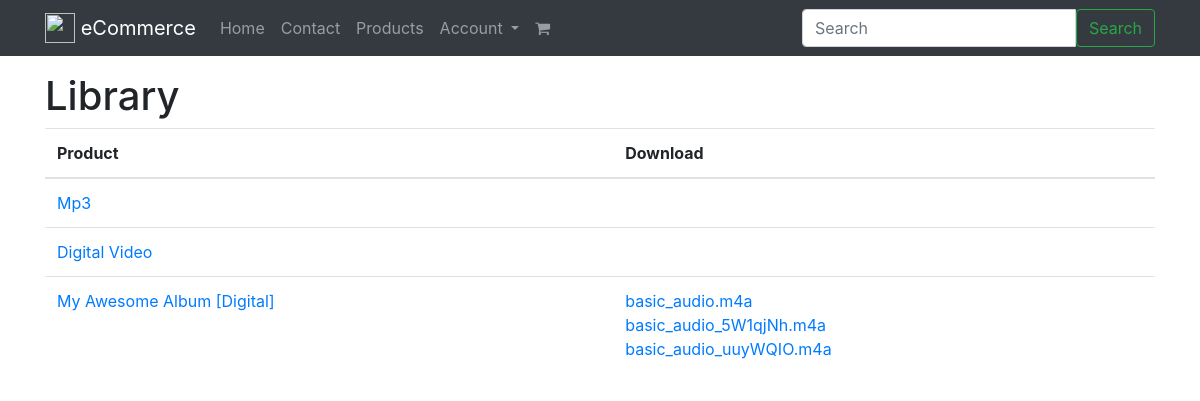
Before: /library/ (signed in) with the older database file.
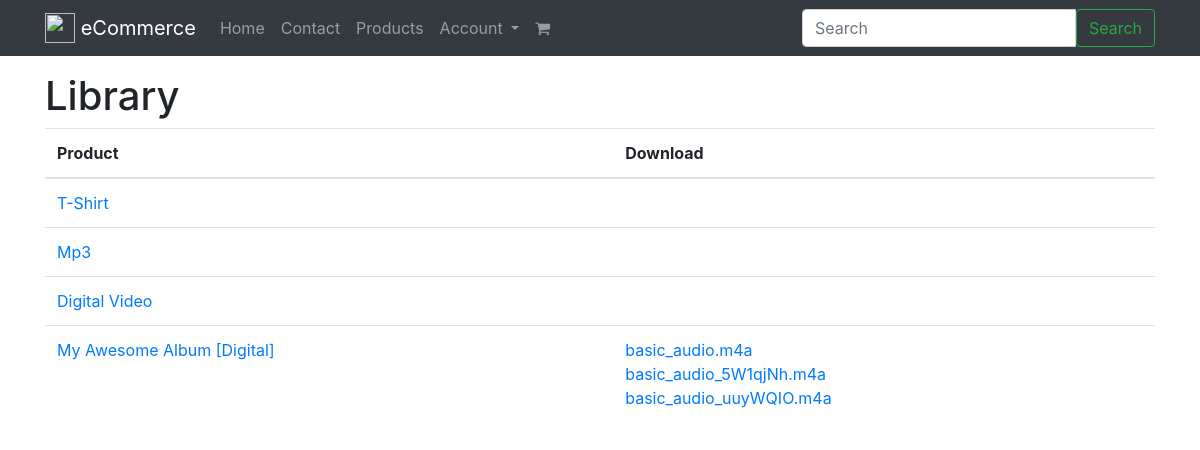
After: the same page with the newer database file.
### products/models.py (models this page shows, shortened)
class Product(models.Model):
    title           = models.CharField(max_length=120)
    slug            = models.SlugField(blank=True, unique=True)
    description     = models.TextField()
    price           = models.DecimalField(decimal_places=2, max_digits=20, default=39.99)
    image           = models.ImageField(upload_to=upload_image_path, null=True, blank=True)
    featured        = models.BooleanField(default=False)
    active          = models.BooleanField(default=True)
    timestamp       = models.DateTimeField(auto_now_add=True)
    is_digital      = models.BooleanField(default=False) # User Library
    objects = ProductManager()
    def get_absolute_url(self):
        return reverse("products:detail", kwargs={"slug": self.slug})
    def get_downloads(self):
        qs = self.productfile_set.all()
        return qs

class ProductFile(models.Model):
    product         = models.ForeignKey(Product)
    file            = models.FileField(
                        upload_to=upload_product_file_loc,
                        storage=ProtectedS3Storage(), #FileSystemStorage(location=settings.PROTECTED_ROOT)
                        ) # path
    free            = models.BooleanField(default=False) # purchase required
    user_required   = models.BooleanField(default=False) # user doesn't matter
    def get_download_url(self): # detail view
        return reverse("products:download",
                    kwargs={"slug": self.product.slug, "pk": self.pk}
                )
    @property
    def name(self):
        return get_filename(self.file.name)

### orders/views.py (the view)
# urls.py: url(r'^library/$', LibraryView.as_view(), name='library'),
class LibraryView(LoginRequiredMixin, ListView):
    template_name = 'orders/library.html'
    def get_queryset(self):
        return ProductPurchase.objects.products_by_request(self.request) #.by_request(self.request).digital()

### billing/models.py (called while the page is built)
    def new_or_get(self, request):
        user = request.user
        guest_email_id = request.session.get('guest_email_id')
        created = False
        obj = None
        if user.is_authenticated():
            obj, created = self.model.objects.get_or_create(
                            user=user, email=user.email)
        elif guest_email_id is not None:
            'guest user checkout; auto reloads payment stuff'
            guest_email_obj = GuestEmail.objects.get(id=guest_email_id)
            obj, created = self.model.objects.get_or_create(
                                            email=guest_email_obj.email)
        else:
            pass
        return obj, created

### ecommerce/utils.py (called while the page is built)
def get_filename(path): #/abc/filename.mp4
    return os.path.basename(path)

### orders/models.py (called while the page is built)
    def digital(self):
        return self.filter(product__is_digital=True)

    def by_request(self, request):
        billing_profile, created = BillingProfile.objects.new_or_get(request)
        return self.filter(billing_profile=billing_profile)

    def get_queryset(self):
        return ProductPurchaseQuerySet(self.model, using=self._db)

    def by_request(self, request):
        return self.get_queryset().by_request(request)

### orders/templates/orders/library.html
{% extends "base.html" %}
{% block content %}
<div class='row'>
    <div class='col-12'>
        <h1>Library</h1>
    </div>
</div>
<div class='row'>
    <div class='col'>
        <table class='table'>
            <thead><th>Product</th><th>Download</th></thead>
            <tbody>
                {% for object in object_list %}
                    <tr>
                        <td><a href='{{ object.get_absolute_url }}'>{{ object.title }}</a></td>
                        <td>{% for download in object.get_downloads %}
                                <a href='{{ download.get_download_url }}'>{{download.name }}</a><br/>
                            {% endfor %}
                        </td>
                    </tr>
                {% empty %}
                <tr><td colspan="3"><p class='lead'>No orders yet.</td></tr>
                {% endfor %}
            </tbody>
        </table>
    </div>
</div>
{% endblock %}

Changed rows visible on the page:
now on this page (row edited): Product: title "T-Shirt"
